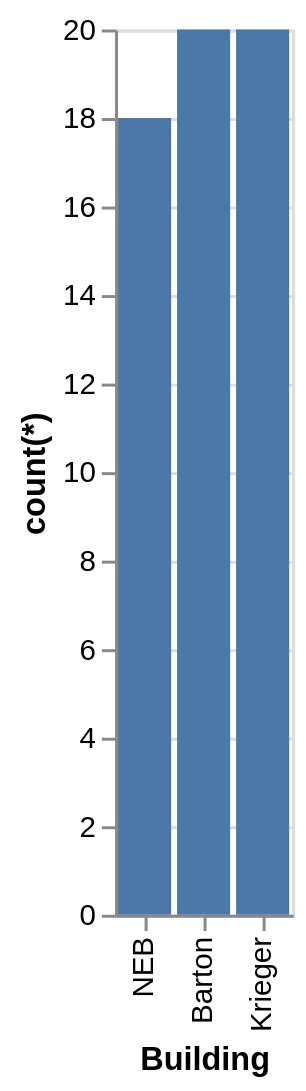

Vega-Lite specification stored for this chart:
### Vega-Lite specification from a JSON file in a GitHub repository (floating-point values rounded to 4 significant figures)
{"data": {"values": [{"x_data": "NEB", "y_data": 18}, {"x_data": "Barton", "y_data": 20}, {"x_data": "Krieger", "y_data": 20}]}, "mark": "bar", "encoding": {"x": {"field": "x_data", "type": "nominal", "title": "Building", "sort": {"op": "sum", "field": "y_data", "order": "ascending"}}, "y": {"field": "y_data", "type": "quantitative", "title": "count(*)"}}}
